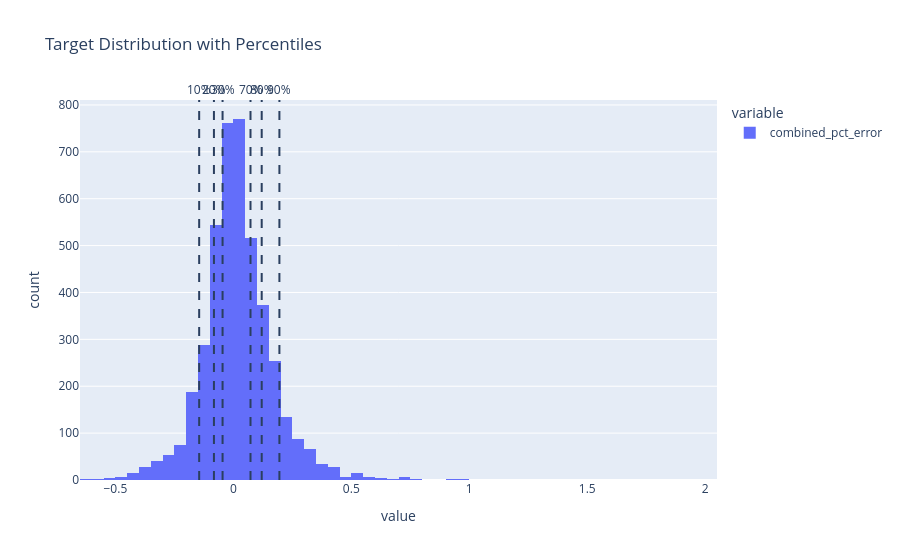

Notebook code cell kept with this figure:
### Code cell
# your data
pre_y_over = inst_model_df[targ]

# percentiles you care about
percentiles = [0.1, 0.2, 0.3, 0.7, 0.8, 0.9]
values = np.quantile(pre_y_over, percentiles)

# histogram
fig = px.histogram(pre_y_over, nbins=100, title="Target Distribution with Percentiles")

# add vertical lines
for p, v in zip(percentiles, values):
    fig.add_vline(
        x=v,
        line_dash="dash",
        annotation_text=f"{int(p*100)}%",
        annotation_position="top"
    )

fig.show()

### Figure 1 — Plotly figure (JSON) as saved in the notebook; plotly's stock layout.template omitted (floating-point values rounded to 4 significant figures; data arrays with more than 128 entries replaced by an {"elided": "..."} marker saying what was removed)
{"data": [{"bingroup": "x", "hovertemplate": "variable=combined_pct_error<br>value=%{x}<br>count=%{y}<extra></extra>", "legendgroup": "combined_pct_error", "marker": {"color": "#636efa", "pattern": {"shape": ""}}, "name": "combined_pct_error", "nbinsx": 100, "orientation": "v", "showlegend": true, "type": "histogram", "x": {"elided": "4327 float values"}, "xaxis": "x", "yaxis": "y"}], "layout": {"annotations": [{"showarrow": false, "text": "10%", "x": -0.1449, "xanchor": "center", "xref": "x", "y": 1, "yanchor": "bottom", "yref": "y domain"}, {"showarrow": false, "text": "20%", "x": -0.0823, "xanchor": "center", "xref": "x", "y": 1, "yanchor": "bottom", "yref": "y domain"}, {"showarrow": false, "text": "30%", "x": -0.0457, "xanchor": "center", "xref": "x", "y": 1, "yanchor": "bottom", "yref": "y domain"}, {"showarrow": false, "text": "70%", "x": 0.07267, "xanchor": "center", "xref": "x", "y": 1, "yanchor": "bottom", "yref": "y domain"}, {"showarrow": false, "text": "80%", "x": 0.1202, "xanchor": "center", "xref": "x", "y": 1, "yanchor": "bottom", "yref": "y domain"}, {"showarrow": false, "text": "90%", "x": 0.1952, "xanchor": "center", "xref": "x", "y": 1, "yanchor": "bottom", "yref": "y domain"}], "barmode": "relative", "legend": {"title": {"text": "variable"}, "tracegroupgap": 0}, "shapes": [{"line": {"dash": "dash"}, "type": "line", "x0": -0.1449, "x1": -0.1449, "xref": "x", "y0": 0, "y1": 1, "yref": "y domain"}, {"line": {"dash": "dash"}, "type": "line", "x0": -0.0823, "x1": -0.0823, "xref": "x", "y0": 0, "y1": 1, "yref": "y domain"}, {"line": {"dash": "dash"}, "type": "line", "x0": -0.0457, "x1": -0.0457, "xref": "x", "y0": 0, "y1": 1, "yref": "y domain"}, {"line": {"dash": "dash"}, "type": "line", "x0": 0.07267, "x1": 0.07267, "xref": "x", "y0": 0, "y1": 1, "yref": "y domain"}, {"line": {"dash": "dash"}, "type": "line", "x0": 0.1202, "x1": 0.1202, "xref": "x", "y0": 0, "y1": 1, "yref": "y domain"}, {"line": {"dash": "dash"}, "type": "line", "x0": 0.1952, "x1": 0.1952, "xref": "x", "y0": 0, "y1": 1, "yref": "y domain"}], "title": {"text": "Target Distribution with Percentiles"}, "xaxis": {"anchor": "y", "domain": [0, 1], "title": {"text": "value"}}, "yaxis": {"anchor": "x", "domain": [0, 1], "title": {"text": "count"}}}}
